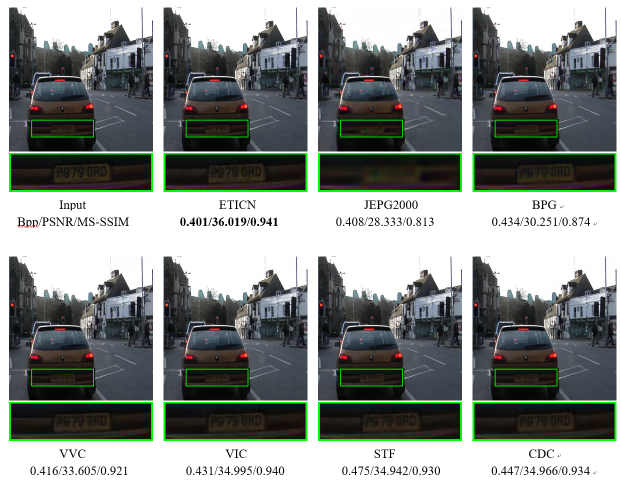
#> input picture assets/vis_1.png, 1241 x 966 px (shown at 1/2 size)
$ python get_fig2-2.py --image_path ../assets/vis_1.png
#> lines starting #> are read from the running program, lines starting #| are printed output that depends on the picture
import argparse
import os
import cv2
import numpy as np
import matplotlib.pyplot as plt

def main(args):
    os.makedirs(args.save_dir, exist_ok = True)
    # 读取灰度图像
    img = cv2.imread(args.image_path)
#> img is the input picture: shape (966, 1241, 3); mean B, G, R 134.8, 138.7, 133.2

    # 检查尺寸
    h, w, c = img.shape
#> h = 966; w = 1241; c = 3
    assert h > 100 and w > 100, "图像尺寸太小，请换大图"

    # 选取 32×32 区域
    start_y = 400
    start_x = 100
    block32 = img[start_y:start_y+320, start_x:start_x+320, :]
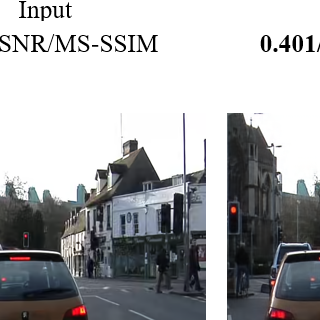
#> block32: shape (320, 320, 3); mean B, G, R 174, 172.2, 171.3

    # 划分四个 16×16 块
    block_tl = block32[0:160, 0:160, :]      # 左上
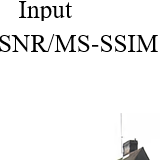
#> block_tl: shape (160, 160, 3); mean B, G, R 241.8, 241.8, 241.9
    block_tr = block32[0:160, 160:320, :]     # 右上
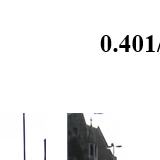
#> block_tr: shape (160, 160, 3); mean B, G, R 238.2, 237.9, 237.8
    block_bl = block32[160:320, 0:160, :]     # 左下
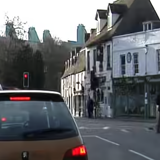
#> block_bl: shape (160, 160, 3); mean B, G, R 107.9, 104.5, 102.4
    block_br = block32[160:320, 160:320, :]    # 右下（目标块）
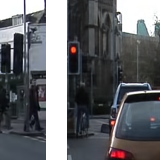
#> block_br: shape (160, 160, 3); mean B, G, R 108.1, 104.4, 103

    # ==========================
    # 帧内预测：使用上参考 + 左参考
    # ==========================

    top_ref = block_tr[-1, :, :]       # 上参考行
#> top_ref = 160 rows, first 8: [255, 255, 255], [255, 255, 255], [255, 255, 255], [255, 255, 255], [255, 255, 255], [255, 255, 255], [255, 255, 255], [255, 255, 255]
    left_ref = block_bl[:, -1, :]      # 左参考列
#> left_ref has the same summary as top_ref

    pred_block = np.zeros((160,160,3), dtype=np.float32)

    for i in range(160):
        for j in range(160):
            for c in range(3):
                pred_block[i, j, c] = (top_ref[j, c] + left_ref[i, c]) / 2
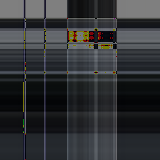
#> pred_block: shape (160, 160, 3) float32; mean of channels 0, 1, 2 54, 51.6, 49.7; drawn as B, G, R

    pred_block = block_br
    pred_block = pred_block.astype(np.uint8)

    # 计算残差
    residual = block_br.astype(np.int16) - pred_block.astype(np.int16)
#> residual: shape (160, 160, 3) int16; every value is 0

    cv2.imwrite(os.path.join(args.save_dir, "block_tl.png"), block_tl)
    cv2.imwrite(os.path.join(args.save_dir,"block_tr.png"), block_tr)
    cv2.imwrite(os.path.join(args.save_dir,"block_bl.png"), block_bl)
    cv2.imwrite(os.path.join(args.save_dir,"block_br.png"), block_br)
    cv2.imwrite(os.path.join(args.save_dir,"pred_block.png"), pred_block)
    cv2.imwrite(os.path.join(args.save_dir,"residual.png"), residual)

if __name__ == "__main__":
    parser = argparse.ArgumentParser()
    parser.add_argument("--image_path", type=str, default = "datasets/camvid/train/0016E5_04590.png")
    parser.add_argument("--save_dir", type=str, default = "result/fig2-2")
    args = parser.parse_args()
    main(args)

$ run again, on assets/vis_2.png
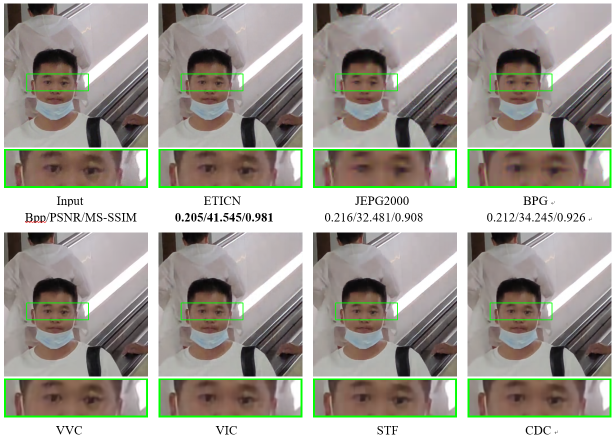
#> input picture assets/vis_2.png, 1230 x 877 px (shown at 1/2 size)
#> in main, img is the input picture: shape (877, 1230, 3); mean B, G, R 152.3, 160.3, 163.7
#> in main, `block_br = block32[160:320, 160:320, :]`:
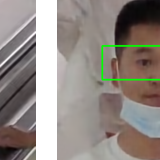
#> block_br: shape (160, 160, 3); mean B, G, R 132.7, 138.6, 146.4
#> top_ref = 160 rows, first 8: [180, 178, 188], [178, 176, 188], [180, 178, 190], [182, 179, 192], [179, 178, 191], [177, 175, 188], [174, 172, 185], [172, 170, 183]
#> left_ref = 160 rows, first 8: [180, 178, 188], [180, 177, 187], [178, 175, 186], [177, 174, 185], [176, 173, 184], [175, 171, 183], [174, 171, 182], [173, 170, 182]
#> after the loop in main, `for i in range(160):`:
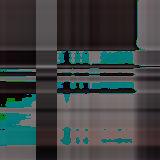
#> pred_block: shape (160, 160, 3) float32; mean of channels 0, 1, 2 68.3, 68.2, 62.3; drawn as B, G, R
#> residual: shape (160, 160, 3) int16; every value is 0
